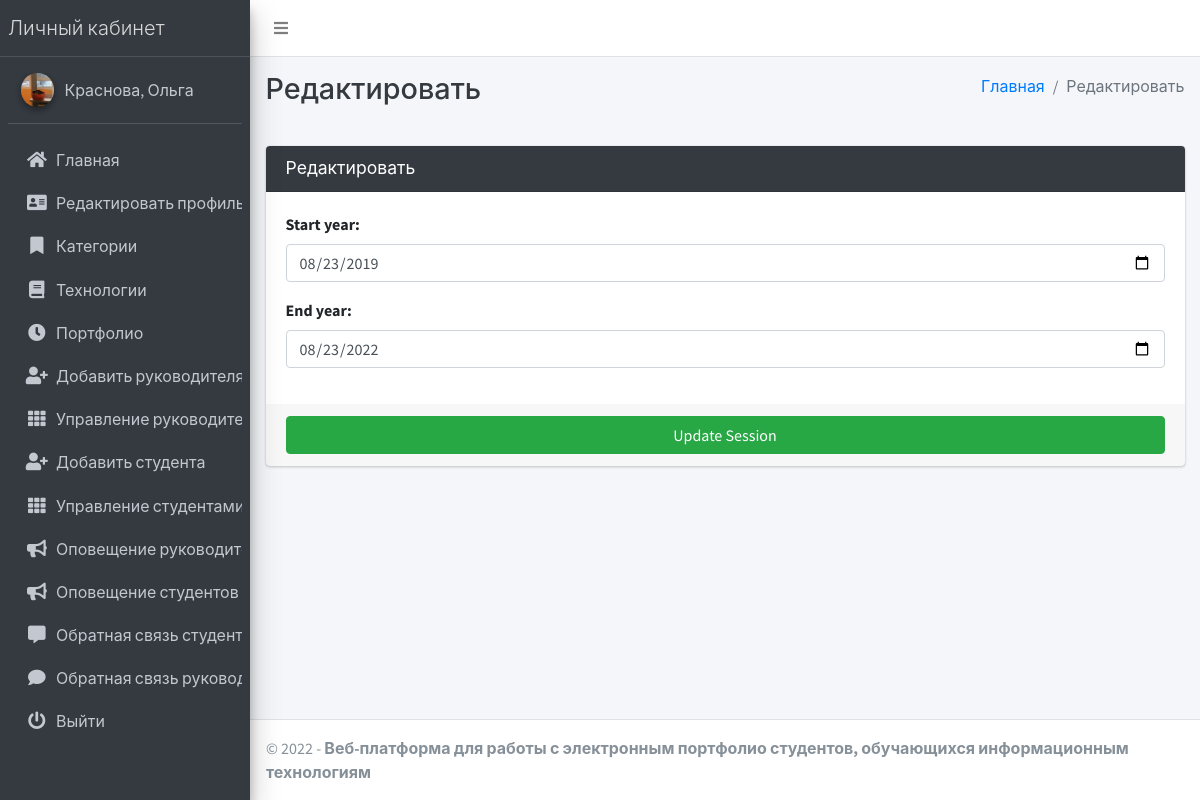
Screenshot of /session/edit/1 (signed in) with the database file from the repository.
### main_app/models.py (models this page shows, shortened)
class CustomUser(AbstractUser):
    USER_TYPE = ((1, "HOD"), (2, "Staff"), (3, "Student"))
    GENDER = [("M", "Male"), ("F", "Female")]
    username = None  # Removed username, using email instead
    email = models.EmailField(unique=True)
    user_type = models.CharField(default=1, choices=USER_TYPE, max_length=1)
    gender = models.CharField(max_length=1, choices=GENDER)
    profile_pic = models.ImageField()
    address = models.TextField()
    fcm_token = models.TextField(default="")  # For firebase notifications
    created_at = models.DateTimeField(auto_now_add=True)
    updated_at = models.DateTimeField(auto_now=True)
    USERNAME_FIELD = "email"
    REQUIRED_FIELDS = []
    objects = CustomUserManager()
    def __str__(self):
        return self.last_name + ", " + self.first_name

class Session(models.Model):
    start_year = models.DateField()
    end_year = models.DateField()

### main_app/hod_views.py (the view)
def edit_session(request, session_id):
    instance = get_object_or_404(Session, id=session_id)
    form = SessionForm(request.POST or None, instance=instance)
    context = {'form': form, 'session_id': session_id,
               'page_title': 'Редактировать'}
    if request.method == 'POST':
        if form.is_valid():
            try:
                form.save()
                messages.success(request, "Сессия обновлена")
                return redirect(reverse('edit_session', args=[session_id]))
            except Exception as e:
                messages.error(
                    request, "Сессия не может быть обновлена " + str(e))
                return render(request, "hod_template/edit_session_template.html", context)
        else:
            messages.error(request, "Заполните форму корректно ")
            return render(request, "hod_template/edit_session_template.html", context)
    else:
        return render(request, "hod_template/edit_session_template.html", context)

### main_app/forms.py
class SessionForm(FormSettings):
    def __init__(self, *args, **kwargs):
        super(SessionForm, self).__init__(*args, **kwargs)
    class Meta:
        model = Session
        fields = '__all__'
        widgets = {
            'start_year': DateInput(attrs={'type': 'date'}),
            'end_year': DateInput(attrs={'type': 'date'}),
        }

### main_app/templates/hod_template/edit_session_template.html
{% extends 'main_app/base.html' %}
{% load static %}
{% block page_title %}{{page_title}}{% endblock page_title %}
{% block content %}
<section class="content">
    <div class="container-fluid">
        <div class="row">
            <div class="col-md-12">
                <div class="card card-dark">
                    <div class="card-header">
                        <h3 class="card-title">{{page_title}}</h3>
                    </div>
                    {% include "main_app/form_template.html" with messages=messages  form=form button_text="Update Session"%}
                </div>
            </div>
        </div>
    </div>
</section>
{% endblock content %}

### main_app/templates/main_app/sidebar_template.html (shortened to what this page needs)
{% load static %}
<aside class="main-sidebar sidebar-dark-info elevation-4">
    {% if request.user.user_type == '1' %}
    <a href="{% url 'admin_home' %}" class="brand-link">
        <span class="brand-text font-weight-light">Личный кабинет</span>
    </a>
    <div class="sidebar">
        <div class="user-panel mt-3 pb-3 mb-3 d-flex">
            <div class="image">
                <img src="{{ request.user.profile_pic}}" class="img-circle elevation-2" alt="User Image">
            </div>
            <div class="info">
                <a href="#" class="d-block">{{user}}</a>
            </div>
        </div>
        <nav class="mt-2">
            <ul class="nav nav-pills nav-sidebar flex-column" data-widget="treeview" role="menu" data-accordion="false">
                <li class="nav-item">
                    {% url 'admin_home' as admin_home %}
                    <a href="{{admin_home}}" class="nav-link {% if admin_home == request.path %} active {% endif %}">
                        <i class="nav-icon fas fa-home"></i>
                        <p>
                            Главная
                        </p>
                    </a>
                </li>
                <li class="nav-item">
                    {% url 'admin_view_profile' as admin_view_profile %}
                    <a href="{{admin_view_profile}}"
                        class="nav-link {% if admin_view_profile == request.path %} active {% endif %}">
                        <i class="nav-icon fas fa-address-card"></i>
                        <p>
                            Редактировать профиль
                        </p>
                    </a>
                </li>
                <li class="nav-item has-treeview">
                    <a href="#" class="nav-link">
                        <i class="nav-icon fas fa-bookmark"></i>
                        <p>
                            Категории
                        </p>
                    </a>
                </li>
                <li class="nav-item has-treeview">
                    <a href="#" class="nav-link">
                        <i class="nav-icon fas fa-book"></i>
                        <p>
                            Технологии
                        </p>
                    </a>
                </li>
                <li class="nav-item has-treeview">
                    <a href="#" class="nav-link">
                        <i class="nav-icon fas fa-clock"></i>
                        <p>
                            Портфолио
                        </p>
                    </a>
                </li>
                <li class="nav-item">
                    {% url 'add_staff' as add_staff %}
                    <a href="{{add_staff}}" class="nav-link {% if add_staff == request.path %} active {% endif %}">
                        <i class="nav-icon fas fa-user-plus"></i>
                        <p>
                            Добавить руководителя
                        </p>
                    </a>
                </li>
                <li class="nav-item">
                    {% url 'manage_staff' as manage_staff %}
                    {% url 'edit_staff' staff_id as edit_staff %}
                    <a href="{{manage_staff}}"
                        class="nav-link {% if manage_staff == request.path or request.path == edit_staff %} active {% endif %}">
                        <i class="nav-icon fas fa-th"></i>
                        <p>
                            Управление руководителями
                        </p>
                    </a>
                </li>
                <li class="nav-item">
                    {% url 'add_student' as add_student%}
                    <a href="{{add_student}}" class="nav-link  {% if add_student == request.path %} active {% endif %}">
                        <i class="nav-icon fas fa-user-plus"></i>
                        <p>
                            Добавить студента
                        </p>
                    </a>
                </li>
                <li class="nav-item">
                    {% url 'manage_student' as manage_student %}
                    {% url 'edit_student' student_id as edit_student %}
                    <a href="{{manage_student}}"
                        class="nav-link  {% if edit_student == request.path or manage_student == request.path %} active {% endif %}">
                        <i class="nav-icon fas fa-th"></i>
                        <p>
                            Управление студентами
                        </p>
                    </a>
                </li>
                <li class="nav-item">
                    {% url 'admin_notify_staff' as admin_notify_staff %}
                    <a href="{{admin_notify_staff}}"
                        class="nav-link {% if admin_notify_staff == request.path %} active {% endif %}">
                        <i class="nav-icon fas fa-bullhorn"></i>
                        <p>
                            Оповещение руководителей
                        </p>
                    </a>
                </li>
                <li class="nav-item">
                    {% url 'admin_notify_student' as admin_notify_student %}
                    <a href="{{admin_notify_student}}"
                        class="nav-link {% if admin_notify_student == request.path %} active {% endif %}">
                        <i class="nav-icon fas fa-bullhorn"></i>
                        <p>
                            Оповещение студентов
                        </p>
                    </a>
                </li>
                <li class="nav-item">
                <li class="nav-item">
                    {% url 'student_feedback_message' as student_feedback_message %}
                    <a href="{{ student_feedback_message }}"
                        class="nav-link  {% if student_feedback_message == request.path %} active {% endif %}">
                        <i class="nav-icon fas fa-comment-alt"></i>
                        <p>
                            Обратная связь студентов
                        </p>
                    </a>
                </li>
                <li class="nav-item">
                    {% url 'staff_feedback_message' as staff_feedback_message %}
                    <a href="{{staff_feedback_message}}"
                        class="nav-link   {% if staff_feedback_message == request.path %} active {% endif %}">
                        <i class="nav-icon fas fa-comment"></i>
                        <p>
                            Обратная связь руководителей
                        </p>
                    </a>
                </li>
                                        {% endif %}
                                        <li class="nav-item">
                                            <a href="{% url 'user_logout' %}"
                                                onclick="return confirm('Ваш сеанс работы будет завершен.\n\nЗавершить?')"
                                                class="nav-link">
                                                <i class="nav-icon fas fa-power-off"></i>
                                                <p>
                                                    Выйти
                                                </p>
                                            </a>
                                        </li>
                                    </ul>
                                </nav>
                            </div>
</aside>

### main_app/templates/main_app/form_template.html (shortened to what this page needs)
<form role="form" method="POST" enctype="multipart/form-data">
    <div class="card-body">
        {% for field in form  %}
        <div class="form-group">
            {{field.label_tag}}
            {{field}}
        </div>
        {% endfor %}
    </div>
    <div class="card-footer">
        <button type="submit" class="btn btn-success btn-block">
            {% if button_text %}
            {{button_text}}
            {% else %}
            Подтвердить
            {% endif %}
        </button>
    </div>
</form>

### rows the page displays
CustomUser: user.profile_pic (picture), last_name+first_name "Краснова, Ольга"
Session: form "08/23/2019" "08/23/2022"

### other values shown
{{ page_title }} "Редактировать"
{{ field.label_tag }} "Start year:" "End year:"
{{ button_text }} "Update Session"
